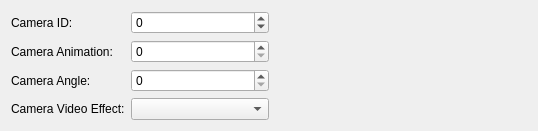
        <widget class="QWidget" name="cameraTab">
         <attribute name="title">
          <string>Camera</string>
         </attribute>
         <layout class="QHBoxLayout" name="horizontalLayout_9" stretch="1,1">
          <item>
           <layout class="QFormLayout" name="formLayout_4">
            <item row="0" column="0">
             <widget class="QLabel" name="label_26">
              <property name="text">
               <string>Camera ID:</string>
              </property>
             </widget>
            </item>
            <item row="0" column="1">
             <widget class="QSpinBox" name="cameraIdSpin">
              <property name="minimum">
               <number>-1</number>
              </property>
              <property name="maximum">
               <number>10000</number>
              </property>
             </widget>
            </item>
            <item row="1" column="0">
             <widget class="QLabel" name="label_27">
              <property name="text">
               <string>Camera Animation:</string>
              </property>
             </widget>
            </item>
            <item row="2" column="0">
             <widget class="QLabel" name="label_28">
              <property name="text">
               <string>Camera Angle:</string>
              </property>
             </widget>
            </item>
            <item row="1" column="1">
             <widget class="QSpinBox" name="cameraAnimSpin"/>
            </item>
            <item row="2" column="1">
             <widget class="QSpinBox" name="cameraAngleSpin"/>
            </item>
            <item row="3" column="0">
             <widget class="QLabel" name="label_29">
              <property name="text">
               <string>Camera Video Effect:</string>
              </property>
             </widget>
            </item>
            <item row="3" column="1">
             <widget class="QComboBox" name="cameraEffectSelect"/>
            </item>
           </layout>
          </item>
          <item>
           <spacer name="horizontalSpacer_2">
            <property name="orientation">
             <enum>Qt::Horizontal</enum>
            </property>
            <property name="sizeHint" stdset="0">
             <size>
              <width>324</width>
              <height>20</height>
             </size>
            </property>
           </spacer>
          </item>
         </layout>
        </widget>
